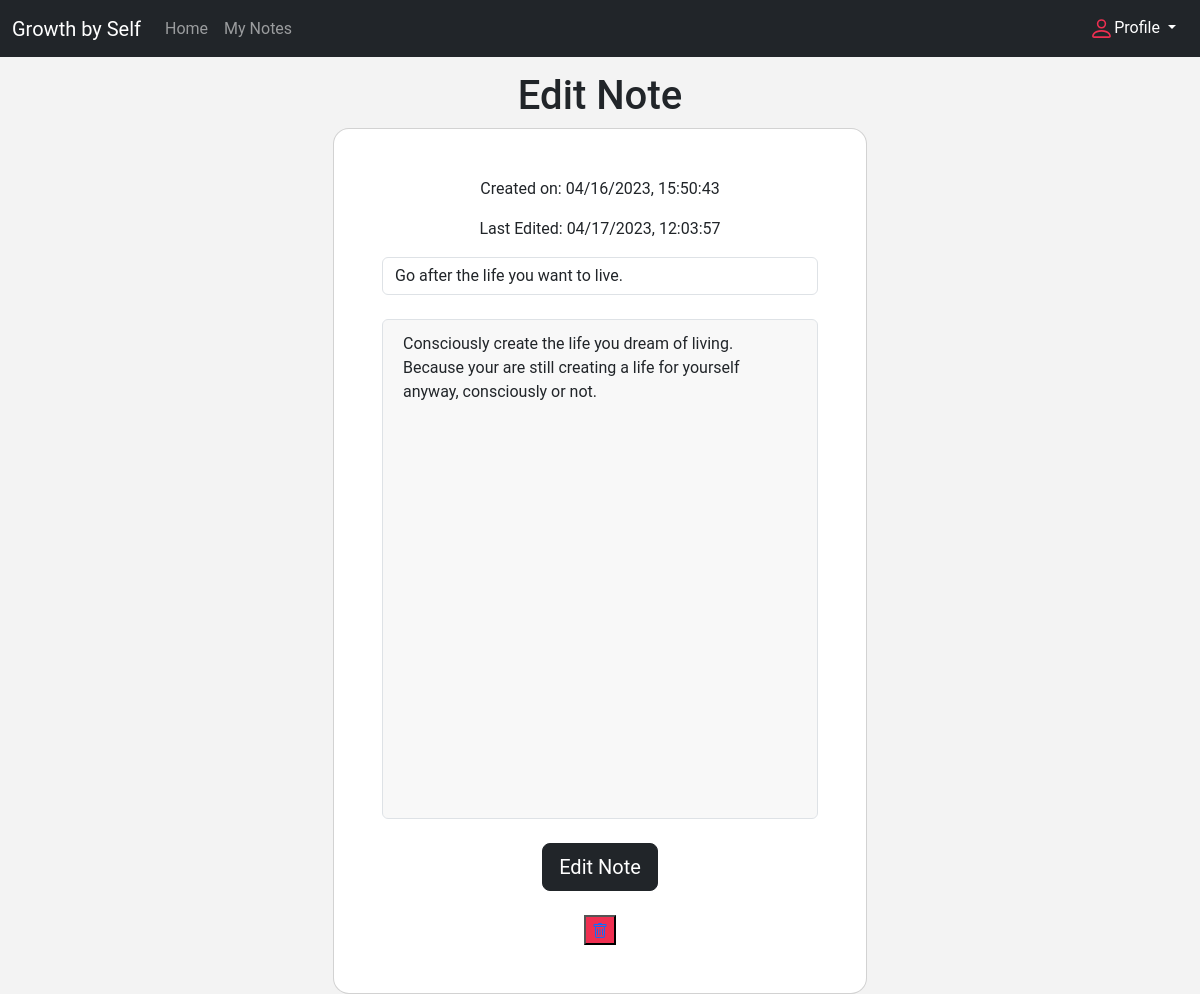
Page /edit-note/3 (signed in) on the committed database.
### models.py (models this page shows)
class Note(db.Model):
    __tablename__ = "notes"
    id = db.Column(db.Integer, primary_key=True)
    title = db.Column(db.String(150), nullable=False)
    content = db.Column(db.String(10000), nullable=False)
    date_created = db.Column(db.DateTime(timezone=True), default=func.now)
    last_edited = db.Column(db.DateTime(timezone=True))
    user_id = db.Column(db.Integer, db.ForeignKey('user.id'))

### views.py (the view, shortened to what this page needs)
@login_required
@views.route('/edit-note/<int:id>', methods=['GET', 'POST'])
def edit_note(id):
    updated_note = Note.query.get_or_404(id)
    if request.method == 'GET':
        return render_template("edit-note.html", user=current_user, note=updated_note)

### app.py (called while the page is built)
def create_app():
    app = Flask(__name__)
    app.config['SECRET_KEY'] = 'nhaert'
    app.config['SQLALCHEMY_DATABASE_URI'] = 'sqlite:///'+db_name
    app.config['SQLALCHEMY_TRACK_MODIFICATIONS'] = True
    db.init_app(app)
    from views import views
    from auth import auth
    app.register_blueprint(views, url_prefix='/')
    app.register_blueprint(auth, url_prefix='/')
    from models import User, Note
    with app.app_context():
        create_database(app)
    login_manager = LoginManager()
    login_manager.login_view = 'auth.login'
    login_manager.init_app(app)
    @login_manager.user_loader
    def load_user(id):
        return User.query.get(int(id))
    return app

### templates/edit-note.html (shortened to what this page needs)
{% extends "base.html" %}
{% block body %}
    <h1>Edit Note</h1>
    <div class="mask d-flex align-items-center h-100 gradient-custom-3" style="width: 100%;">
            <div class="container h-100">
              <div class="row d-flex justify-content-center align-items-center h-100">
                <div class="col-12 col-md-9 col-lg-7 col-xl-6">
                  <div class="card" style="border-radius: 1rem;">
                    <div class="card-body p-5">
                        <span>
                            <p>Created on: {{ note.date_created.strftime("%m/%d/%Y, %H:%M:%S") }}</p>
                            <p>Last Edited: {{ note.last_edited.strftime("%m/%d/%Y, %H:%M:%S") }}</p>
                        </span>
                        <form method="POST" action="/edit-note/{{ note.id }}" }}>
                            <input type="text" name="title" class="form-control" value="{{ note.title }}" style="font-size: 16px;">
                            <br>
                            <textarea name="note" id="note" class="form-control" placeholder="Write your thoughts, course notes, etc..." style="width: 100%;height: 500px;padding: 12px 20px;background-color: #f8f8f8;font-size: 16px;resize: none;">{{ note.content }}</textarea>
                            <br />
                            <div class="d-flex justify-content-center">
                                <button class="btn btn-dark btn-lg btn-block" type="submit">Edit Note</button>
                            </div>
                            <br>
                            <button type="button" class="close" style="background-color: #ef2f51;">
                                <a href="/delete-note/{{ note.id }}">
                                </a>
                            </button>
                        </form>
                    </div>
                  </div>
                </div>
              </div>
            </div>
          </div>
{% endblock %}

### static/css/base.css (style rules this page uses)
body { text-align: center; font-family: "Copperplate Gothic Bold", "Roboto", "Lucida Grande", "DejaVu Sans", "Bitstream Vera Sans", Verdana, Arial, sans-serif; background-color: #f3f3f3; }

### rows in the picture
Note: date_created "04/16/2023, 15:50:43", last_edited "04/17/2023, 12:03:57", title "Go after the life you want to live.", note "Consciously create the life you dream of living. Because your are still creating a life for yourself anyway, consciously or not."
